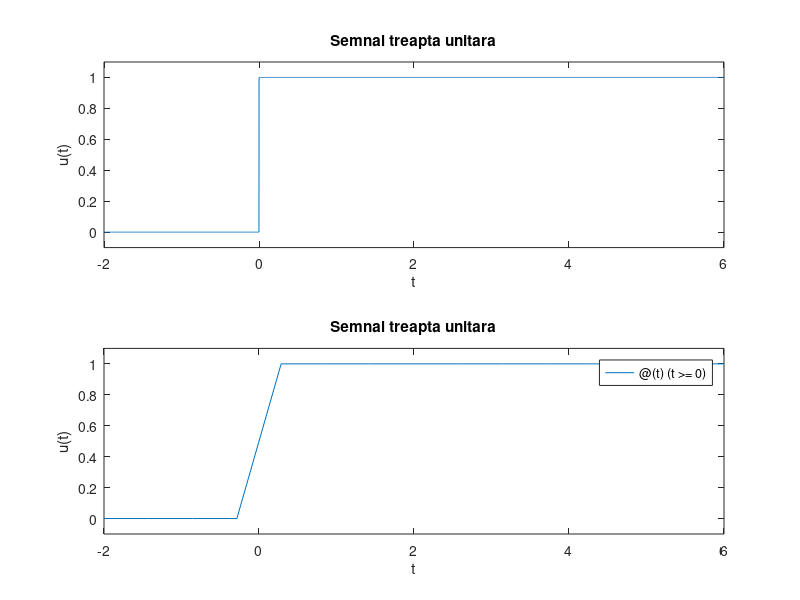

MATLAB code for this plot:
%semnal treapta u(t) = (t>=0) ? 1: 0;
subplot(2,1,1)
t1=-2; t2=6; tstep=0.001;
t=t1:tstep:t2;
x=(t>=0);
plot(t,x);
xlabel('t'); ylabel('u(t)'); title('Semnal treapta unitara');
axis([t1-tstep, t2+tstep, -0.1, 1.1])
subplot(2,1,2)
x=@(t) (t>=0);
t1=-2; t2=6;
t=[t1, t2];
fplot(x, t)
xlabel('t'); ylabel('u(t)');
axis([t -0.1 1.1])
title('Semnal treapta unitara')
